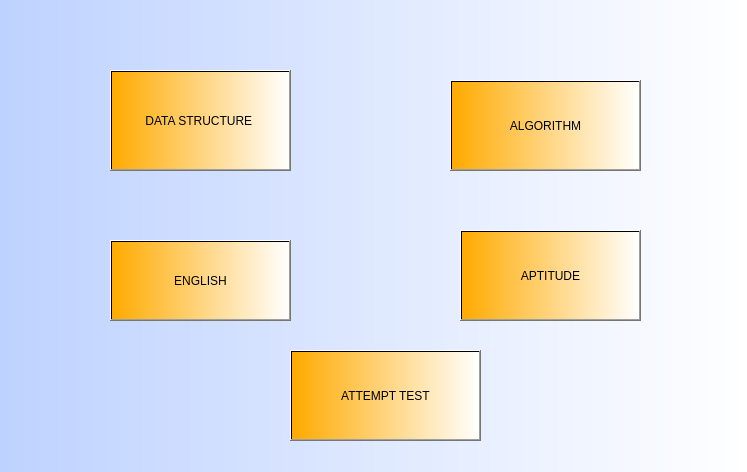
<?xml version="1.0" encoding="UTF-8"?>
<ui version="4.0">
 <class>Dialog</class>
 <widget class="QDialog" name="Dialog">
  <property name="geometry">
   <rect>
    <x>0</x>
    <y>0</y>
    <width>747</width>
    <height>472</height>
   </rect>
  </property>
  <property name="windowTitle">
   <string>Dialog</string>
  </property>
  <property name="styleSheet">
   <string notr="true">background-color: qlineargradient(spread:pad, x1:0, y1:0, x2:1, y2:0, stop:0 rgba(190, 210, 255, 255), stop:1 rgba(255, 255, 255, 255));</string>
  </property>
  <widget class="QPushButton" name="pushButton">
   <property name="geometry">
    <rect>
     <x>110</x>
     <y>70</y>
     <width>181</width>
     <height>101</height>
    </rect>
   </property>
   <property name="styleSheet">
    <string notr="true">background-color: qlineargradient(spread:pad, x1:0, y1:0, x2:1, y2:0, stop:0 rgba(255, 170, 0, 255), stop:1 rgba(255, 255, 255, 255));
font: 75 12pt &quot;OCR A Extended&quot;;</string>
   </property>
   <property name="text">
    <string>DATA STRUCTURE </string>
   </property>
  </widget>
  <widget class="QPushButton" name="pushButton_2">
   <property name="geometry">
    <rect>
     <x>450</x>
     <y>80</y>
     <width>191</width>
     <height>91</height>
    </rect>
   </property>
   <property name="styleSheet">
    <string notr="true">background-color: qlineargradient(spread:pad, x1:0, y1:0, x2:1, y2:0, stop:0 rgba(255, 170, 0, 255), stop:1 rgba(255, 255, 255, 255));
font: 75 12pt &quot;OCR A Extended&quot;;</string>
   </property>
   <property name="text">
    <string>ALGORITHM</string>
   </property>
  </widget>
  <widget class="QPushButton" name="pushButton_3">
   <property name="geometry">
    <rect>
     <x>460</x>
     <y>230</y>
     <width>181</width>
     <height>91</height>
    </rect>
   </property>
   <property name="styleSheet">
    <string notr="true">background-color: qlineargradient(spread:pad, x1:0, y1:0, x2:1, y2:0, stop:0 rgba(255, 170, 0, 255), stop:1 rgba(255, 255, 255, 255));
font: 75 12pt &quot;OCR A Extended&quot;;</string>
   </property>
   <property name="text">
    <string>APTITUDE</string>
   </property>
  </widget>
  <widget class="QPushButton" name="pushButton_4">
   <property name="geometry">
    <rect>
     <x>110</x>
     <y>240</y>
     <width>181</width>
     <height>81</height>
    </rect>
   </property>
   <property name="styleSheet">
    <string notr="true">background-color: qlineargradient(spread:pad, x1:0, y1:0, x2:1, y2:0, stop:0 rgba(255, 170, 0, 255), stop:1 rgba(255, 255, 255, 255));
font: 75 12pt &quot;OCR A Extended&quot;;</string>
   </property>
   <property name="text">
    <string>ENGLISH</string>
   </property>
  </widget>
  <widget class="QPushButton" name="pushButton_5">
   <property name="geometry">
    <rect>
     <x>290</x>
     <y>350</y>
     <width>191</width>
     <height>91</height>
    </rect>
   </property>
   <property name="styleSheet">
    <string notr="true">background-color: qlineargradient(spread:pad, x1:0, y1:0, x2:1, y2:0, stop:0 rgba(255, 170, 0, 255), stop:1 rgba(255, 255, 255, 255));
font: 75 12pt &quot;OCR A Extended&quot;;</string>
   </property>
   <property name="text">
    <string>ATTEMPT TEST</string>
   </property>
  </widget>
 </widget>
 <resources/>
 <connections/>
</ui>
